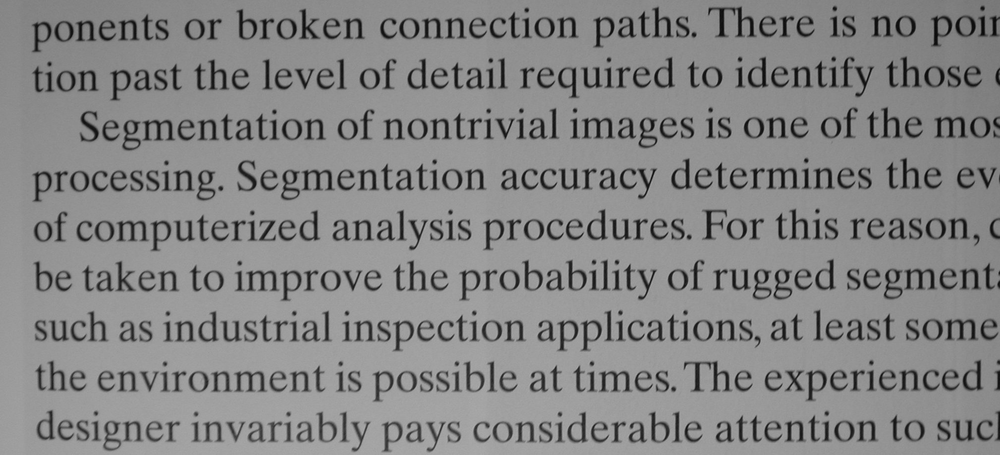
%> input picture 数字图像/遗产/数字图像课程/实验/实验八/image2.tif, 1000 x 455 px, shrunk from 2018 x 918 before the run
$ octave ts.m   (GNU Octave 9; MATLAB toolbox functions it lacks are replaced by stand-ins)
%> lines starting %> are read from the running program, lines starting %| are printed output that depends on the picture; in (x1, y1, x2, y2) boxes, pixels count from 0 and x2, y2 are one past the last pixel; in counts of white or black regions, pixels touching at a corner belong together; the program's own positions count from 1
clc
clear
figure;
f = imread('image2.tif');
%> f is the input picture: size 455x1000 uint8; min 7, max 174, mean 133.2
subplot(121)
imshow(f)
title('原始图像')
imhist(f)

T = 0.5*(double(min(f(:))) + double(max(f(:))));
%> T = 90.5
done = false;
while ~done
    g = f>=T;
    Tnext = 0.5*(mean(f(g)) + mean(f(~g)));
    done = abs(T - Tnext) < 0.5;
    T = Tnext;
end
%> this loop made 4 passes
%> (Tnext, done, T) on passes 1 to 4: (98.15, false, 98.15), (100.6, false, 100.6), (101.3, false, 101.3), (101.6, true, 101.6)
%> pass 1, `g = f>=T;`:
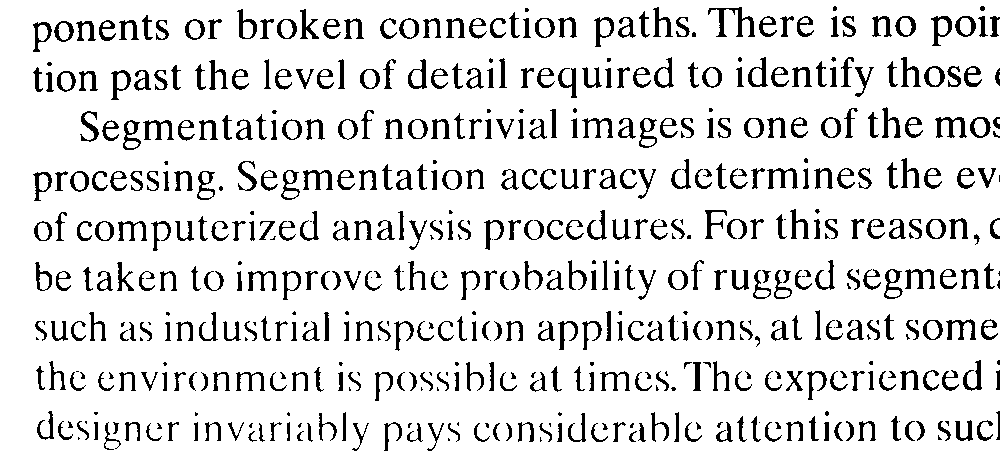
%> g: size 455x1000 logical; 87.8% white; 574 black regions (119 under 20 px), largest, box (x1, y1, x2, y2) and area: (708, 7, 755, 37) 437, (935, 117, 967, 138) 299, (767, 168, 798, 189) 273
%> pass 2, `g = f>=T;`:
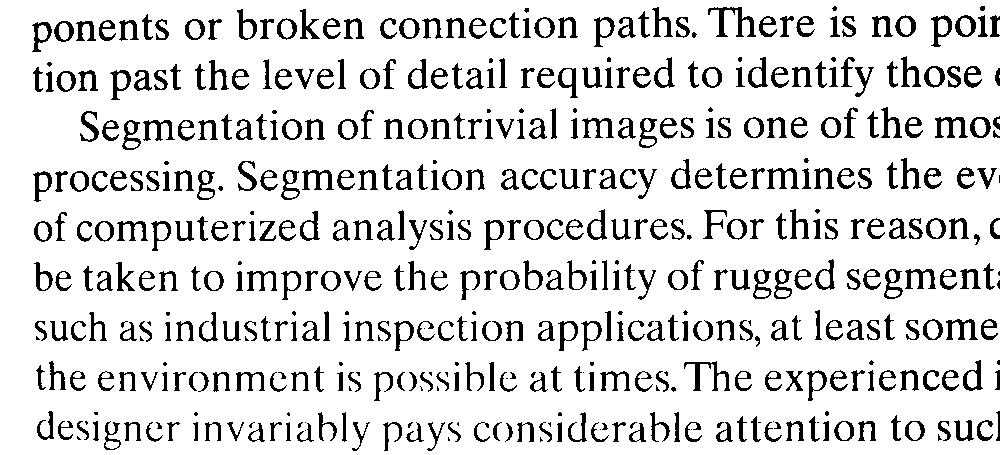
%> g: size 455x1000 logical; 86.5% white; 513 black regions (87 under 20 px), largest, box (x1, y1, x2, y2) and area: (708, 7, 756, 37) 478, (684, 361, 730, 391) 397, (935, 117, 968, 138) 329
%> pass 3, `g = f>=T;`:
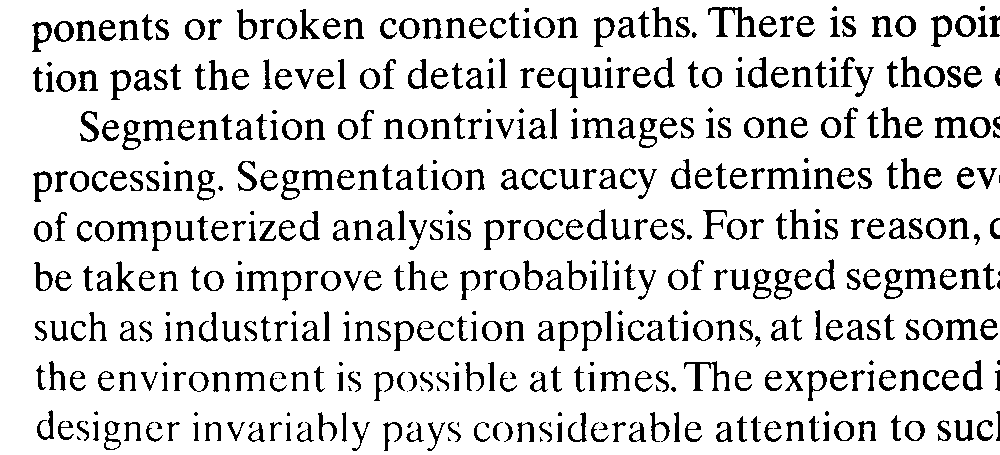
%> g: size 455x1000 logical; 86.1% white; 496 black regions (71 under 20 px), largest, box (x1, y1, x2, y2) and area: (708, 7, 756, 37) 491, (684, 361, 730, 391) 403, (935, 117, 968, 138) 334
T
%> T = 101.6
g = f<=T;
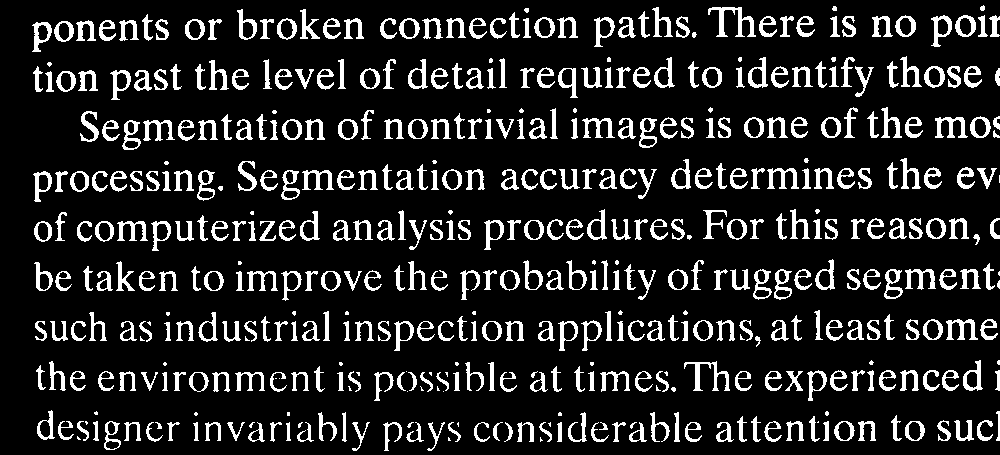
%> g: size 455x1000 logical; 14% white; 494 white regions (67 under 20 px), largest, box (x1, y1, x2, y2) and area: (708, 7, 756, 37) 496, (684, 361, 730, 391) 408, (935, 117, 968, 138) 335
subplot(122)
imshow(g)
title('使用迭代方法得到的阈值处理后的图像')
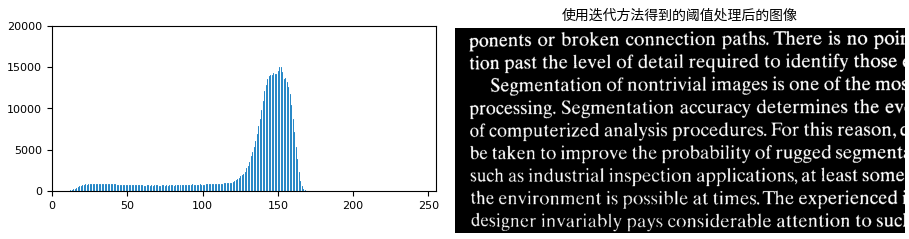
%> figure redrawn from the program's plot data, 2 panels

$ run again, with 数字图像/遗产/数字图像课程/实验/实验八/image1.tif copied over 数字图像/遗产/数字图像课程/实验/实验八/image2.tif
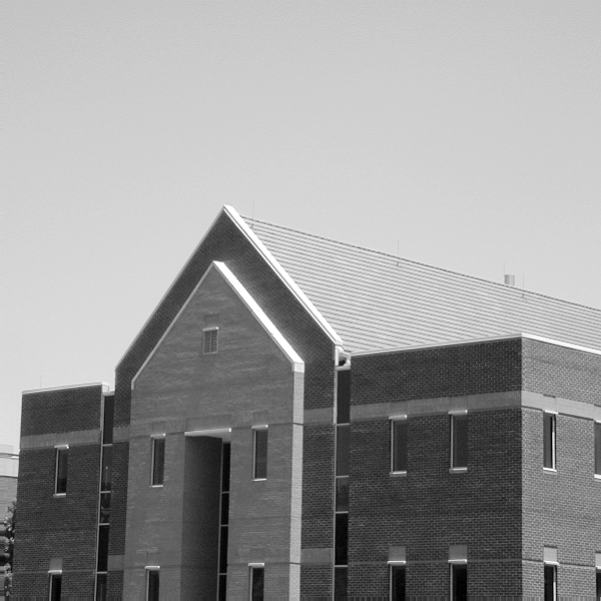
%> input picture 数字图像/遗产/数字图像课程/实验/实验八/image1.tif, 601 x 601 px
%> f is the input picture: size 601x601 uint8; min 0, max 255, mean 152.8
%> `T = 0.5*(double(min(f(:))) + double(max(f(:))));`: T = 127.5
%> the loop `while ~done` made 3 passes
%> (Tnext, done, T) on passes 1 to 3: (138.1, false, 138.1), (140.2, false, 140.2), (140.6, true, 140.6)
%> pass 1, `g = f>=T;`:
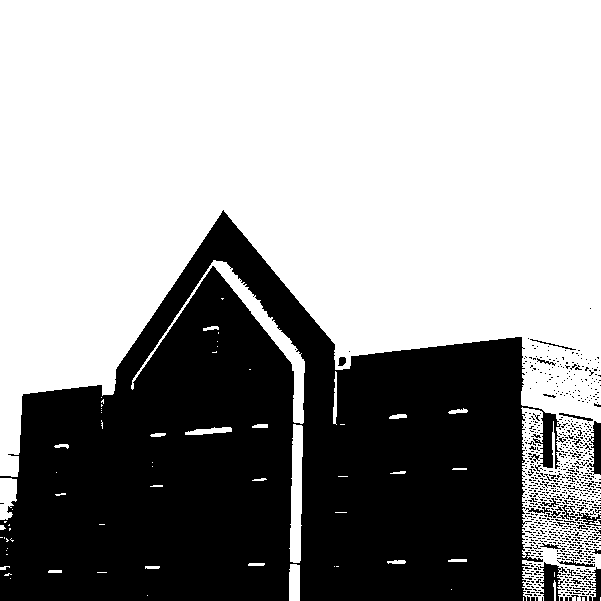
%> g: size 601x601 logical; 61.5% white; 880 black regions (857 under 20 px), largest, box (x1, y1, x2, y2) and area: (0, 210, 566, 601) 134002, (540, 562, 567, 601) 555, (587, 421, 601, 475) 420
%> `T`: T = 140.6
%> `title('使用迭代方法得到的阈值处理后的图像')`:
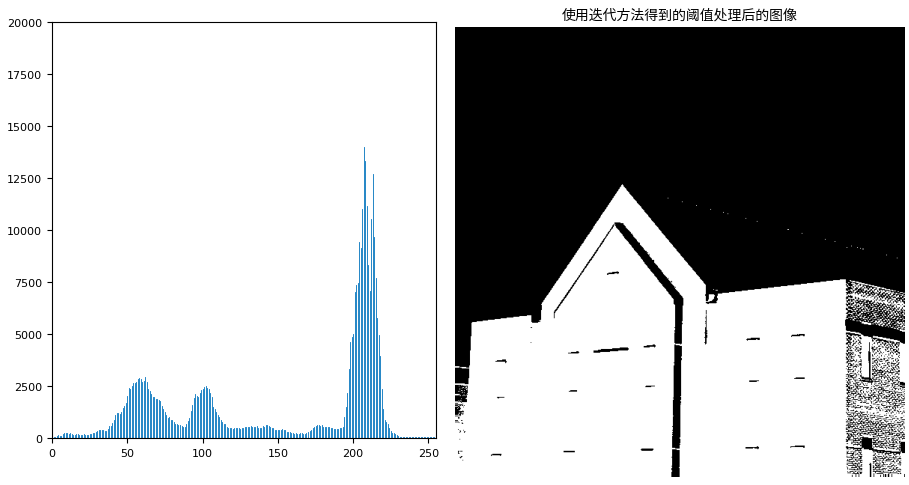
%> figure redrawn from the program's plot data, 2 panels
